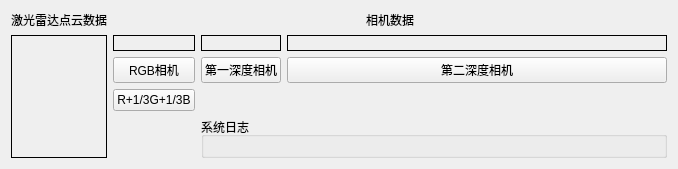
      <widget class="QWidget" name="tab">
       <attribute name="title">
        <string>实时监测</string>
       </attribute>
       <layout class="QGridLayout" name="gridLayout">
        <item row="1" column="1">
         <widget class="QLabel" name="label_image0">
          <property name="maximumSize">
           <size>
            <width>380</width>
            <height>380</height>
           </size>
          </property>
          <property name="styleSheet">
           <string notr="true">border:1px solid black</string>
          </property>
          <property name="text">
           <string/>
          </property>
          <property name="alignment">
           <set>Qt::AlignBottom|Qt::AlignHCenter</set>
          </property>
         </widget>
        </item>
        <item row="2" column="1">
         <widget class="QPushButton" name="pushButton_camera0">
          <property name="text">
           <string>RGB相机</string>
          </property>
         </widget>
        </item>
        <item row="1" column="2">
         <widget class="QLabel" name="label_image1">
          <property name="maximumSize">
           <size>
            <width>380</width>
            <height>380</height>
           </size>
          </property>
          <property name="styleSheet">
           <string notr="true">border:1px solid black</string>
          </property>
          <property name="text">
           <string/>
          </property>
          <property name="alignment">
           <set>Qt::AlignBottom|Qt::AlignHCenter</set>
          </property>
         </widget>
        </item>
        <item row="2" column="3">
         <widget class="QPushButton" name="pushButton_camera2">
          <property name="text">
           <string>第二深度相机</string>
          </property>
         </widget>
        </item>
        <item row="1" column="3">
         <widget class="QLabel" name="label_image2">
          <property name="minimumSize">
           <size>
            <width>380</width>
            <height>0</height>
           </size>
          </property>
          <property name="maximumSize">
           <size>
            <width>380</width>
            <height>380</height>
           </size>
          </property>
          <property name="styleSheet">
           <string notr="true">border:1px solid black</string>
          </property>
          <property name="text">
           <string/>
          </property>
          <property name="alignment">
           <set>Qt::AlignBottom|Qt::AlignHCenter</set>
          </property>
         </widget>
        </item>
        <item row="1" column="0" rowspan="4">
         <widget class="QLabel" name="label_55">
          <property name="styleSheet">
           <string notr="true">border:1px solid black</string>
          </property>
          <property name="text">
           <string/>
          </property>
          <property name="alignment">
           <set>Qt::AlignBottom|Qt::AlignHCenter</set>
          </property>
         </widget>
        </item>
        <item row="0" column="1" colspan="3">
         <widget class="QLabel" name="label_48">
          <property name="sizePolicy">
           <sizepolicy hsizetype="Preferred" vsizetype="Fixed">
            <horstretch>0</horstretch>
            <verstretch>0</verstretch>
           </sizepolicy>
          </property>
          <property name="text">
           <string>相机数据</string>
          </property>
          <property name="alignment">
           <set>Qt::AlignCenter</set>
          </property>
         </widget>
        </item>
        <item row="0" column="0">
         <widget class="QLabel" name="label_57">
          <property name="sizePolicy">
           <sizepolicy hsizetype="Preferred" vsizetype="Fixed">
            <horstretch>0</horstretch>
            <verstretch>0</verstretch>
           </sizepolicy>
          </property>
          <property name="text">
           <string>激光雷达点云数据</string>
          </property>
          <property name="alignment">
           <set>Qt::AlignCenter</set>
          </property>
         </widget>
        </item>
        <item row="2" column="2">
         <widget class="QPushButton" name="pushButton_camera1">
          <property name="text">
           <string>第一深度相机</string>
          </property>
         </widget>
        </item>
        <item row="4" column="2" colspan="2">
         <widget class="QGroupBox" name="groupBox_11">
          <property name="title">
           <string>系统日志</string>
          </property>
          <layout class="QGridLayout" name="gridLayout_3">
           <item row="0" column="0">
            <widget class="QListView" name="view_logging">
             <property name="sizePolicy">
              <sizepolicy hsizetype="Ignored" vsizetype="Ignored">
               <horstretch>0</horstretch>
               <verstretch>0</verstretch>
              </sizepolicy>
             </property>
            </widget>
           </item>
          </layout>
         </widget>
        </item>
        <item row="4" column="1">
         <widget class="QLabel" name="label_imagergboper">
          <property name="text">
           <string/>
          </property>
         </widget>
        </item>
        <item row="3" column="2">
         <widget class="QLabel" name="label_50">
          <property name="sizePolicy">
           <sizepolicy hsizetype="Preferred" vsizetype="Fixed">
            <horstretch>0</horstretch>
            <verstretch>0</verstretch>
           </sizepolicy>
          </property>
          <property name="text">
           <string/>
          </property>
         </widget>
        </item>
        <item row="3" column="1">
         <widget class="QPushButton" name="pushBtn_rgboper">
          <property name="text">
           <string>R+1/3G+1/3B</string>
          </property>
         </widget>
        </item>
       </layout>
      </widget>
